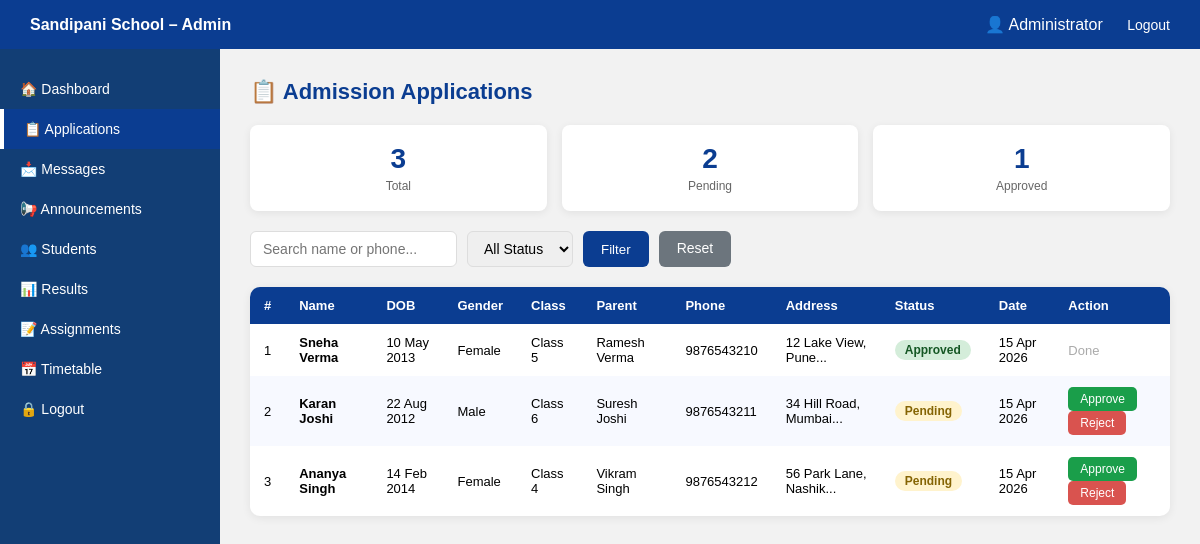
Screenshot of /admin_applications.php (signed in) with the database file from the repository.
### tables this page shows
CREATE TABLE IF NOT EXISTS applications (
    id          INT AUTO_INCREMENT PRIMARY KEY,
    name        VARCHAR(100) NOT NULL,
    dob         DATE NOT NULL,
    gender      ENUM('Male','Female','Other') NOT NULL,
    class       VARCHAR(20) NOT NULL,
    parent      VARCHAR(100) NOT NULL,
    phone       VARCHAR(15) NOT NULL,
    address     TEXT NOT NULL,
    status      ENUM('Pending','Approved','Rejected') DEFAULT 'Pending',
    applied_at  TIMESTAMP DEFAULT CURRENT_TIMESTAMP
);

### admin_applications.php (the view, shortened to what this page needs)
<?php
include "../db.php";
$search = isset($_GET['search']) ? $conn->real_escape_string($_GET['search']) : '';
$where = "WHERE 1";
$apps = $conn->query("SELECT * FROM applications $where ORDER BY applied_at DESC");
$total = $conn->query("SELECT COUNT(*) as c FROM applications")->fetch_assoc()['c'];
$pending = $conn->query("SELECT COUNT(*) as c FROM applications WHERE status='Pending'")->fetch_assoc()['c'];
$approved = $conn->query("SELECT COUNT(*) as c FROM applications WHERE status='Approved'")->fetch_assoc()['c'];
?>
<!DOCTYPE html>
<html lang="en">
<head>
</head>
<body>
<div class="topbar">
    <div><strong>Sandipani School – Admin</strong></div>
    <div class="top-links">
        <span>👤 <?php echo htmlspecialchars($_SESSION['full_name']); ?></span>
        <a href="../logout.php">Logout</a>
    </div>
</div>
<div class="container">
    <div class="sidebar">
        <a href="dashboard.php">🏠 Dashboard</a>
        <a href="applications.php" class="active">📋 Applications</a>
        <a href="messages.php">📩 Messages</a>
        <a href="announcements.php">📢 Announcements</a>
        <a href="students.php">👥 Students</a>
        <a href="results.php">📊 Results</a>
        <a href="assignments.php">📝 Assignments</a>
        <a href="timetable.php">📅 Timetable</a>
        <a href="../logout.php">🔒 Logout</a>
    </div>
    <div class="main">
        <div class="page-title">📋 Admission Applications</div>
        <div class="stats">
            <div class="stat"><h3><?php echo $total; ?></h3><p>Total</p></div>
            <div class="stat"><h3><?php echo $pending; ?></h3><p>Pending</p></div>
            <div class="stat"><h3><?php echo $approved; ?></h3><p>Approved</p></div>
        </div>
        <form method="GET" class="filter-bar">
            <input type="text" name="search" placeholder="Search name or phone..." value="<?php echo htmlspecialchars($search); ?>">
            <select name="status">
                <option value="">All Status</option>
            </select>
            <button type="submit">Filter</button>
            <a href="applications.php" style="padding:9px 18px;border-radius:6px;background:#6c757d;color:white;text-decoration:none;font-size:14px;">Reset</a>
        </form>
        <div class="card">
            <table>
                <thead>
                    <tr><th>#</th><th>Name</th><th>DOB</th><th>Gender</th><th>Class</th><th>Parent</th><th>Phone</th><th>Address</th><th>Status</th><th>Date</th><th>Action</th></tr>
                </thead>
                <tbody>
                <?php if($apps && $apps->num_rows > 0):
                    $i = 1;
                    while($row = $apps->fetch_assoc()): ?>
                    <tr>
                        <td><?php echo $i++; ?></td>
                        <td><strong><?php echo htmlspecialchars($row['name']); ?></strong></td>
                        <td><?php echo date('d M Y', strtotime($row['dob'])); ?></td>
                        <td><?php echo $row['gender']; ?></td>
                        <td><?php echo $row['class']; ?></td>
                        <td><?php echo htmlspecialchars($row['parent']); ?></td>
                        <td><?php echo $row['phone']; ?></td>
                        <td><?php echo htmlspecialchars(substr($row['address'],0,30)).'...'; ?></td>
                        <td><span class="badge badge-<?php echo strtolower($row['status']); ?>"><?php echo $row['status']; ?></span></td>
                        <td><?php echo date('d M Y', strtotime($row['applied_at'])); ?></td>
                        <td>
                            <?php if($row['status'] == 'Pending'): ?>
                            <a href="?action=approve&id=<?php echo $row['id']; ?>" onclick="return confirm('Approve?')"><button class="btn-approve">Approve</button></a>
                            <a href="?action=reject&id=<?php echo $row['id']; ?>"  onclick="return confirm('Reject?')"><button class="btn-reject">Reject</button></a>
                            <?php else: echo '<span style="color:#aaa;">Done</span>'; endif; ?>
                        </td>
                    </tr>
                    <?php endwhile; else: ?>
                    <tr><td colspan="11" style="text-align:center;padding:30px;color:#888;">No applications found.</td></tr>
                    <?php endif; ?>
                </tbody>
            </table>
        </div>
    </div>
</div>
</body>
</html>

### admin_applications.php (style rules this page uses)
* { margin:0; padding:0; box-sizing:border-box; font-family:Arial,sans-serif; }
body { background:#f2f2f2; }
.topbar { background:#0b3d91; color:white; padding:15px 30px; display:flex; justify-content:space-between; align-items:center; }
.top-links a { color:white; text-decoration:none; margin-left:20px; font-size:14px; }
.container { display:flex; }
.sidebar { width:220px; background:#123e75; min-height:100vh; padding-top:20px; }
.sidebar a { display:block; color:white; text-decoration:none; padding:12px 20px; font-size:14px; transition:0.3s; }
.sidebar a:hover, .sidebar a.active { background:#0b3d91; }
.sidebar a.active { border-left:4px solid #fff; }
.main { flex:1; padding:30px; }
.page-title { font-size:22px; color:#0b3d91; font-weight:bold; margin-bottom:20px; }
.stats { display:flex; gap:15px; margin-bottom:20px; flex-wrap:wrap; }
.stat { flex:1; min-width:120px; background:white; border-radius:8px; padding:18px; text-align:center; box-shadow:0 2px 8px rgba(0,0,0,0.07); }
.stat h3 { font-size:28px; color:#0b3d91; }
.stat p { font-size:12px; color:#666; margin-top:4px; }
.filter-bar { display:flex; gap:10px; margin-bottom:20px; flex-wrap:wrap; }
.filter-bar input, .filter-bar select { padding:8px 12px; border:1px solid #ddd; border-radius:6px; font-size:14px; }
.filter-bar button { background:#0b3d91; color:white; border:none; padding:9px 18px; border-radius:6px; cursor:pointer; }
.card { background:white; border-radius:10px; box-shadow:0 2px 10px rgba(0,0,0,0.07); overflow:hidden; }
table { width:100%; border-collapse:collapse; }
thead { background:#0b3d91; color:white; }
th, td { padding:11px 14px; text-align:left; font-size:13px; }
tr:nth-child(even) { background:#f7f9ff; }
.badge { display:inline-block; padding:3px 10px; border-radius:10px; font-size:12px; font-weight:bold; }
.badge-pending { background:#fff3cd; color:#856404; }
.badge-approved { background:#d4edda; color:#155724; }
.btn-approve { background:#1a9e4a; color:white; border:none; padding:5px 12px; border-radius:5px; cursor:pointer; font-size:12px; }
.btn-reject { background:#d9534f; color:white; border:none; padding:5px 12px; border-radius:5px; cursor:pointer; font-size:12px; }

### rows the page displays
applications: name "Sneha Verma", dob "10 May 2013", gender "Female", class "Class 5", parent "Ramesh Verma", phone "9876543210", address "12 Lake View, Pune", status "Approved", applied_at "15 Apr 2026", shows "Done"
applications: name "Karan Joshi", dob "22 Aug 2012", gender "Male", class "Class 6", parent "Suresh Joshi", phone "9876543211", address "34 Hill Road, Mumbai", status "Pending", applied_at "15 Apr 2026"
applications: name "Ananya Singh", dob "14 Feb 2014", gender "Female", class "Class 4", parent "Vikram Singh", phone "9876543212", address "56 Park Lane, Nashik", status "Pending", applied_at "15 Apr 2026"

### other values shown
$_SESSION['full_name'] "Administrator"
$total "3"
$pending "2"
$approved "1"
